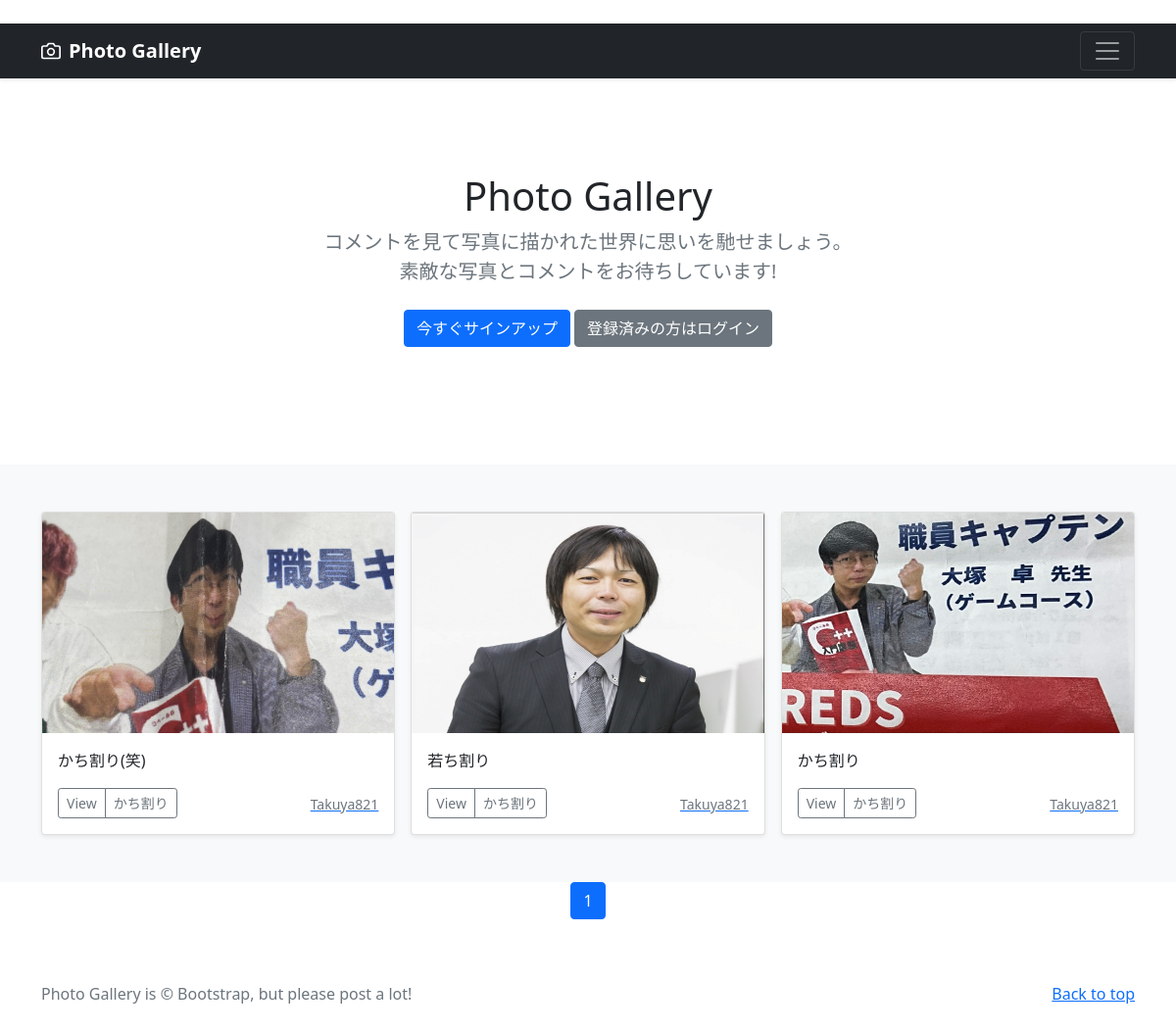
The page / on the database its author committed.
### photo/models.py (models this page shows, shortened)
class PhotoPost(models.Model):
    user = models.ForeignKey(
        CustomUser,
        verbose_name='ユーザー',
        on_delete=models.CASCADE
        )
    category = models.ForeignKey(
        Category,
        verbose_name='カテゴリ',
        on_delete=models.PROTECT
        )
    title = models.CharField(
        verbose_name='タイトル', # フィールドのタイトル
        max_length=200        # 最大文字数は200
        )
    comment = models.TextField(
        verbose_name='コメント',  # フィールドのタイトル
        )
    image1 = models.ImageField(
        verbose_name='イメージ1',# フィールドのタイトル
        upload_to = 'photos'   # MEDIA_ROOT以下のphotosにファイルを保存
        )
    image2 = models.ImageField(
        verbose_name='イメージ2',# フィールドのタイトル
        upload_to = 'photos',  # MEDIA_ROOT以下のphotosにファイルを保存
        blank=True,            # フィールド値の設定は必須でない
        null=True              # データベースにnullが保存されることを許容
        )
    posted_at = models.DateTimeField(
        verbose_name='投稿日時', # フィールドのタイトル
        auto_now_add=True       # 日時を自動追加
        )

class Category(models.Model):
    title = models.CharField(
        verbose_name='カテゴリ', # フィールドのタイトル
        max_length=20)

### accounts/models.py (models this page shows)
class CustomUser(AbstractUser):
    pass

### photo/views.py (the view)
# urls.py: path('', views.IndexView.as_view(), name='index'),
class IndexView(ListView):
    template_name ='index.html'
    queryset = PhotoPost.objects.order_by('-posted_at')
    paginate_by = 9

### photo/templates/index.html (shortened to what this page needs)
{% extends 'base.html' %}
      {% block contents %}
      {% include "photos_title.html" %}
      {% include "photos_list.html" %}
      {% include "pagination.html" %}
      {% endblock %}

### photo/templates/photos_list.html (shortened to what this page needs)
  <div class="album py-5 bg-light">
    <div class="container">
      <div class="row row-cols-1 row-cols-sm-2 row-cols-md-3 g-3">
        {% for record in object_list %}
        <div class="col">
          <div class="card shadow-sm">
            <img src="{{ record.image1.url }}"
                 class="bd-placeholder-img card-img-top"
                 width="100%" height="225"
                 xmlns="http://www.w3.org/2000/svg"
                 role="img" aria-label="Placeholder: Thumbnail"
                 preserveAspectRatio="xMidYMid slice"
                 focusable="false">
                 <rect width="100%" height="100%" fill="#55595c"/>
            <div class="card-body">
              <p class="card-text">
                {{record.title}}
              </p>
              <div class="d-flex justify-content-between align-items-center">
                <div class="btn-group">
                  <button type="button"
                          class="btn btn-sm btn-outline-secondary"
onclick="location.href='{% url 'photo:photo_detail' record.pk %}'">
                          View</button>
                  <button type="button"
                          class="btn btn-sm btn-outline-secondary"
onclick="location.href='{% url 'photo:photos_cat' category=record.category.id %}'">
                          {{record.category.title}}</button>
                </div>
                <a href="{% url 'photo:user_list' user=record.user.id %}">
                  <small class="text-muted">
                    {{record.user.username}}</small>
                </a>
              </div>
            </div>
          </div>
        </div>
        {% endfor %}
      </div>
    </div>
  </div>

### photo/templates/base.html (style rules this page uses)
.bd-placeholder-img { font-size: 1.125rem; text-anchor: middle; -webkit-user-select: none; -moz-user-select: none; user-select: none; }

### rows shown on the page
PhotoPost: image1 (picture), title "かち割り(笑)", category "かち割り", user.username "Takuya821"
PhotoPost: image1 (picture), title "若ち割り", category "かち割り", user.username "Takuya821"
PhotoPost: image1 (picture), title "かち割り", category "かち割り", user.username "Takuya821"

### other values the page prints
{{ num }} "1"
